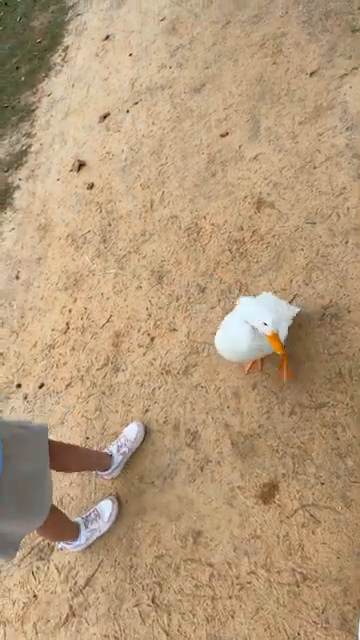
#> input picture frame 29 of feeding-ducks.mp4, 360 x 640 px
$ jupyter execute Yolo_hw.ipynb
#> lines starting #> are read from the running program, lines starting #| are printed output that depends on the picture
# YOLO

[cell 1]
import cv2
import os
import matplotlib.pyplot as plt

[cell 2]
vidcap = cv2.VideoCapture('feeding-ducks.mp4')

# Get the frame rate of the video
fps = int(vidcap.get(cv2.CAP_PROP_FPS))
print("fps: ", fps)

# Read the first frame
success, image = vidcap.read()
#> image is the input picture: shape (640, 360, 3); mean B, G, R 122, 153.9, 181
count = 0
success = True

while success:
  # Get the timestamp for the current frame
  timestamp_ms = vidcap.get(cv2.CAP_PROP_POS_MSEC)  # Get timestamp in milliseconds

  # Convert milliseconds to s
  timestamp_seconds = timestamp_ms / 1000.0

  # Print the timestamp for the current frame
  print(f"Frame {count}: Timestamp :{timestamp_seconds:.2f}")

  # Save the current frame
  cv2.imwrite(f"frame{count}.jpg", image)

  # Move to the next frame per sec
  for _ in range(fps):
    success, image = vidcap.read()
    count += 1


$ run again, starting later in the video
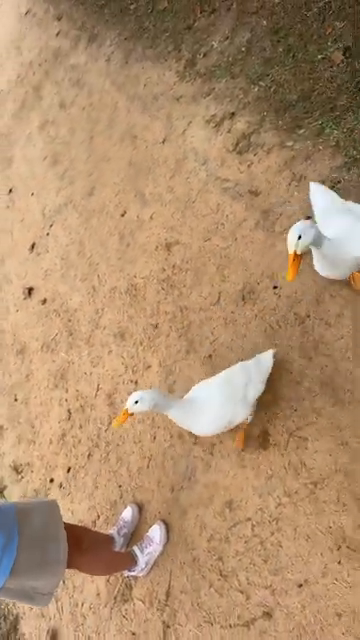
#> input picture frame 133 of feeding-ducks.mp4, 360 x 640 px
#> image is the input picture: shape (640, 360, 3); mean B, G, R 109, 142.5, 175.5

$ run again, starting later in the video
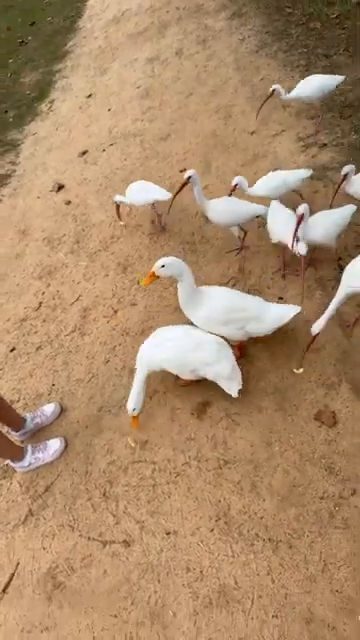
#> input picture frame 237 of feeding-ducks.mp4, 360 x 640 px
#> image is the input picture: shape (640, 360, 3); mean B, G, R 105.8, 138.6, 171
